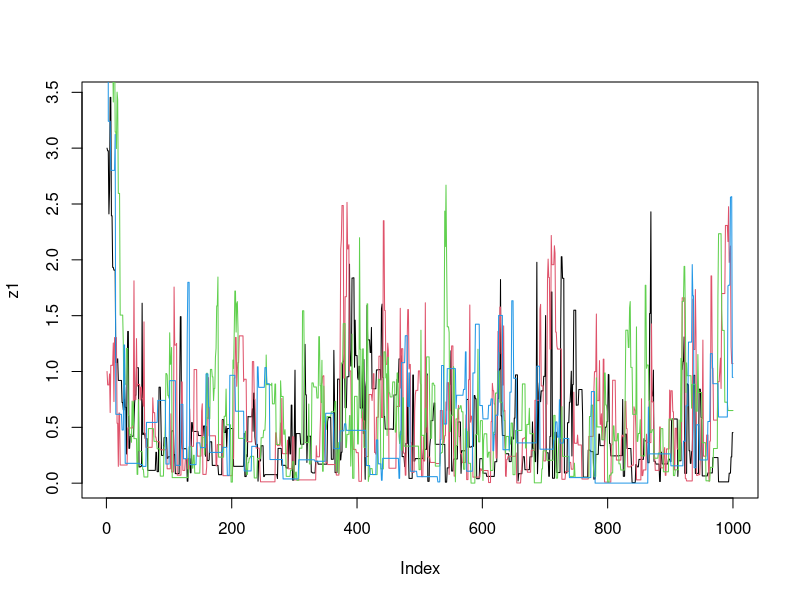
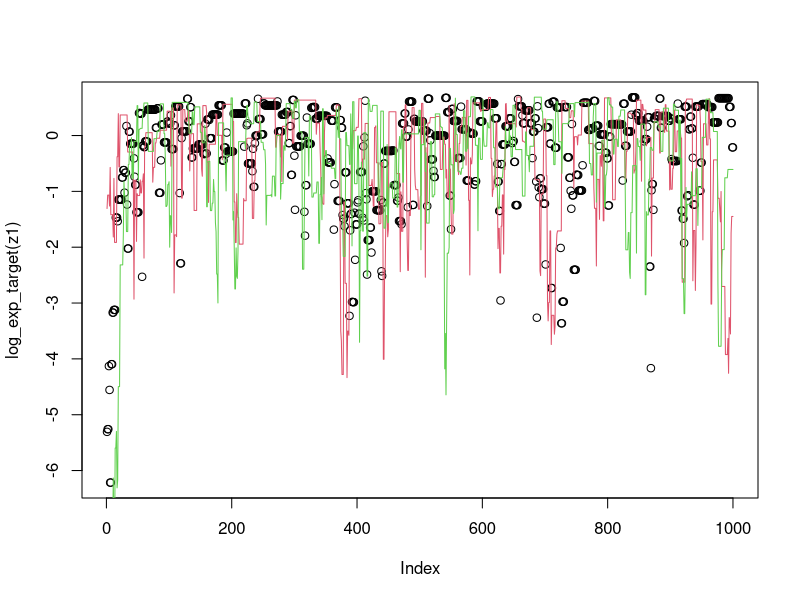

Source code (R) for these figures, in order:
log_exp_target=function(x){
  return(dexp(x,rate = 2, log = TRUE))
}
easyMCMC = function(log_target, nither, startval, proposalsd){
  x=rep(0,nither)
  x[1]=startval
  for(i in 2:nither){
    current_x = x[i-1]
    proposedx = rnorm(1,mean = current_x,sd=proposalsd)
    A = exp(log_target(proposedx) - log_target(current_x))
    if(runif(1)<A){
      x[i] = proposedx  #accept move with probability min(1,A)
    } else {
      x[i] = current_x  #otherwise "reject" move, and stay where we are
    }
  }
  return(x)
}
z1=easyMCMC(log_exp_target, 1000,3,1)
z2=easyMCMC(log_exp_target, 1000,1,1)
z3=easyMCMC(log_exp_target, 1000,5,1)
z4=easyMCMC(log_exp_target, 1000,10,3)

plot(z1,type="l")
lines(z2,col=2)
lines(z3,col=3)
lines(z4,col=4)

plot(log_exp_target(z1))
lines(log_exp_target(z2),col=2)
lines(log_exp_target(z3),col=3)

